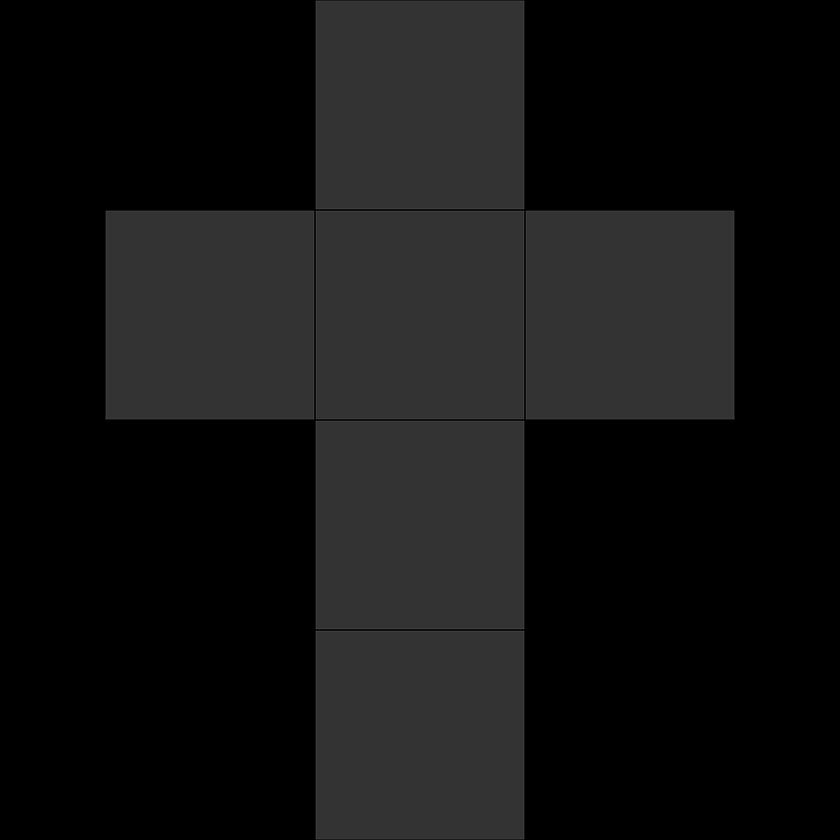
#> input picture Cube_UV_condensed.png, 840 x 840 px, shrunk from 1024 x 1024 before the run
$ python uv_detect_and_fill.py
#> lines starting #> are read from the running program, lines starting #| are printed output that depends on the picture; after the words box and inside, x2 and y2 are one past the last pixel; in counts of white or black regions, pixels touching at a corner belong together
# Take a UV map png as input. Detect the corners of the UV map segment areas.
# Since working with cube currently, want to find dimensions of one cube surface.
# Also want to find locations of each of 6 cube surfaces.
# Finally, take face_texture images and apply them to each of the 6 respective cube surfaces on the UV map. (This creates a texture file for the cube.)

# Reference documentation: https://docs.opencv.org/3.4/db/d27/tutorial_py_table_of_contents_feature2d.html

import cv2 as cv
import numpy as np
from matplotlib import pyplot as plt

input_uv = 'Cube_UV_condensed.png'
uv_original = cv.imread(input_uv)
#> uv_original is the input picture: shape (840, 840, 3); min 0, max 77, mean 19
uv_harris = cv.imread(input_uv)
uv_pyshitomasi = cv.imread(input_uv)
uv_corner_checker = cv.imread(input_uv)

# Create gayscale version of image.
gray = cv.cvtColor(uv_original, cv.COLOR_BGR2GRAY)
gray = np.float32(gray)
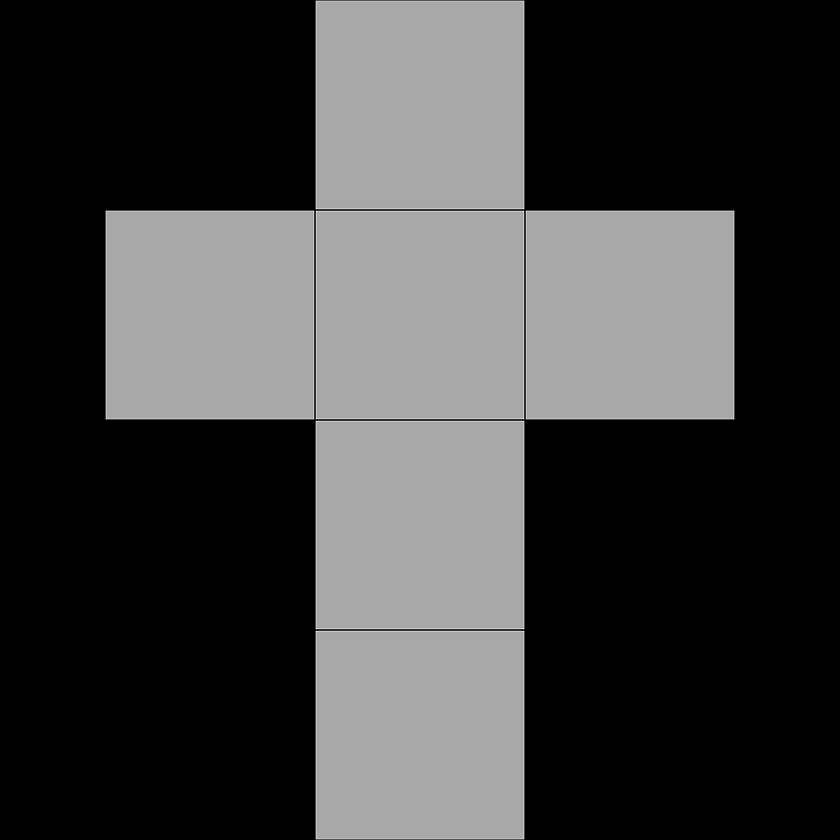
#> gray: shape (840, 840) float32; min 0, max 77, mean 19; drawn with min black and max white

# Harris
dst = cv.cornerHarris(gray, 2, 3, 0.04)
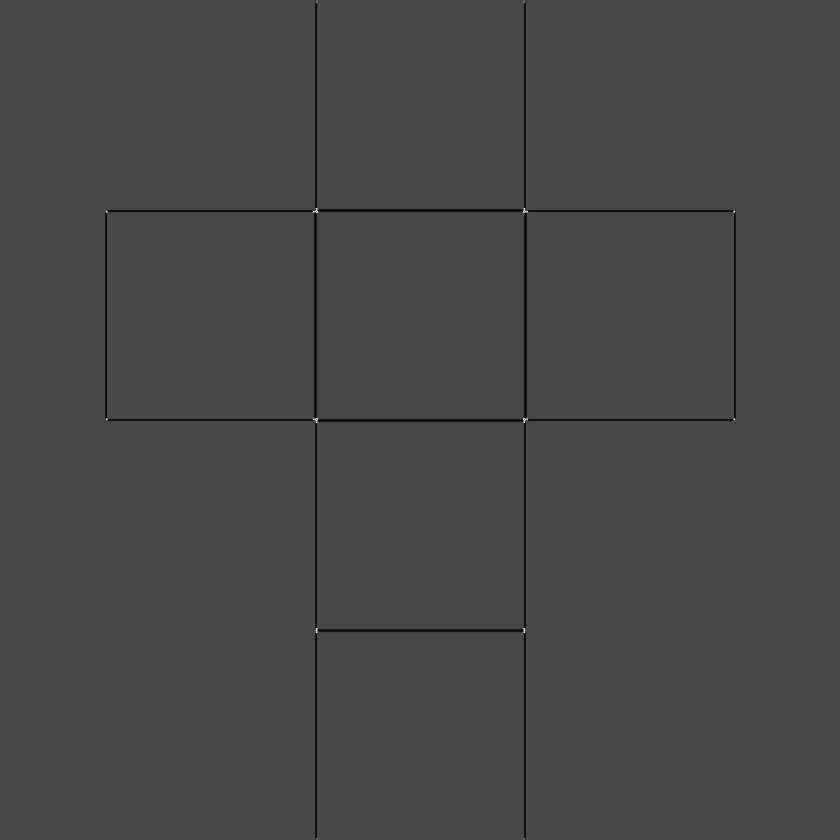
#> dst: shape (840, 840) float32; min -204538.6, max 521070, mean -1822; drawn with min black and max white
#dst = cv.dilate(dst, None)
uv_harris[dst>0.01*dst.max()] = [0,0,255] #makes corner points red
#> uv_harris: shape (840, 840, 3); 0.02% of pixels changed, all inside (x1, y1, x2, y2) = (105, 0, 736, 840)

# Py Shi Tomasi
corners = cv.goodFeaturesToTrack(gray, 18, 0.01, 10) # 18 is number of corners to track
#> corners = 14 rows, first 8: [524, 210], [315, 210], [524, 419], [315, 419], [733, 418], [106, 418], [733, 211], [106, 211]
corners = np.int0(corners) # don't forget this line. Research this line further.

for i in corners:
    x,y = i.ravel()
    cv.circle(uv_pyshitomasi,(x,y),3,255,-1)
#> this loop made 14 passes
#> (x, y) on passes 1 to 12: (524, 210), (315, 210), (524, 419), (315, 419), (733, 418), (106, 418), (733, 211), (106, 211), (523, 631), (316, 631), (522, 837), (317, 837)
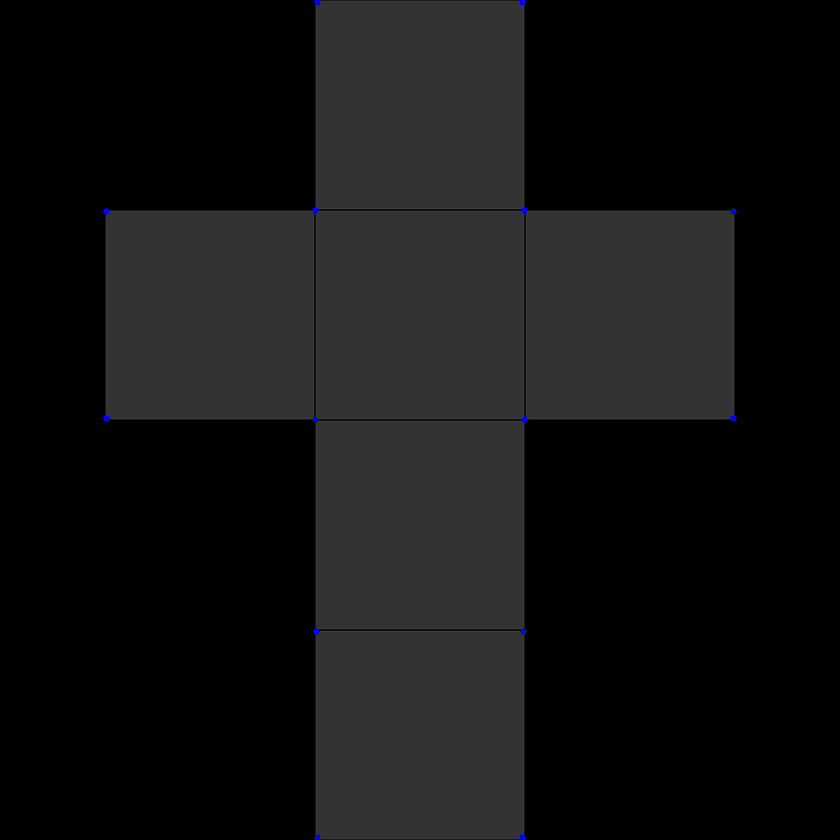
#> uv_pyshitomasi: shape (840, 840, 3); 0.06% of pixels changed, all inside (x1, y1, x2, y2) = (103, 0, 737, 840)

# TODO: Lazy algorithm to get distance between two corner points. Assume all UV faces have same dimensions.
# Distance between two points = dimension for UV face.
# use Euclidean distance. (This works because perfect square. May not work for more complex shapes?)
# FIRST! Identify which two points are closest. Sort the array of corners in asscending x order.
# I am lazy and notice that I don't need to do the above yet, as points are sorted into neat pairs.
# Lazy should definitely be my search key word for fixing sloppy code.
column_index = 1
corners_list = corners.tolist() #list of lists. NOTE this goes 3 layers deep, with extraneous layer around coordinate pair.
#> corners_list = [[[524, 210]], [[315, 210]], [[524, 419]], [[315, 419]], [[733, 418]], [[106, 418]], [[733, 211]], [[106, 211]], [[523, 631]], [[316, 631]], [[522, 837]], [[317, 837]], [[522, 2]], [[317, 2]]]
corners_sorted = sorted(corners_list)
#> corners_sorted = [[[106, 211]], [[106, 418]], [[315, 210]], [[315, 419]], [[316, 631]], [[317, 2]], [[317, 837]], [[522, 2]], [[522, 837]], [[523, 631]], [[524, 210]], [[524, 419]], [[733, 211]], [[733, 418]]]

# Clean up corner points data. Artifacts left in from corner detection algorithm will not always correctly place two corners with the same x (or y) value correctly and may be off by one.
#Noted issue: With Py Shi Tomasi detection, do not get the same exact row or column when it should line up.
# ex.  256 & 257
# Iterate through sorted corners list. When two points are off by 1 ONLY, set higher value to lower. ex 257 -> 256. Perform for both x and y.
# Comparing corners_sorted[0] to corners_sorted[1], etc.
# Decreasing corners_sorted[1] by 1 if needed.
for count, i in enumerate(corners_sorted[:-1], start=1): # i is higher value. List sliced to be one less than length.
    print("pair")
    print(i[0][0])
    print(corners_sorted[count][0][0])
    if i[0][0] + 1 == corners_sorted[count][0][0]:
        corners_sorted[count][0][0] = corners_sorted[count][0][0] - 1
#> this loop made 13 passes
#> (printed output is left out)
#> after the loop, corners_sorted = [[[106, 211]], [[106, 418]], [[315, 210]], [[315, 419]], [[315, 631]], [[317, 2]], [[317, 837]], [[522, 2]], [[522, 837]], [[522, 631]], [[524, 210]], [[524, 419]], [[733, 211]], [[733, 418]]]

print("list type: ")
print(corners_list[2][0][1])
#| 419


dist = np.linalg.norm(corners[0] - corners[1]) # distance between first and second point
#> dist = 209
#TODO: distance between points must return integer. This all could likely be a function.
# EXERCISE FOR FUN: Find distance between all points. Sort distances in asscending order.


# DISPLAY!
cv.imshow('Original UV', uv_original)
# Harris
#cv.imshow('Harris', uv_harris)
#cv.imshow('Harris Corners', dst)
# Py Shi Tomasi
# cv.imshow('Py Shi Tomasi', corners) # Note: this doesn't work - can't show as image directly as output as array. Need to plot array.
cv.imshow('Py Shi Tomasi UV', uv_pyshitomasi)
plt.imshow(uv_pyshitomasi)

print(corners)
#| [[[524 210]]
#|  [[315 210]]
#|  [[524 419]]
#|  [[315 419]]
#|  [[733 418]]
#|  [[106 418]]
#|  [[733 211]]
#|  [[106 211]]
#|  [[523 631]]
#|  [[316 631]]
#|  [[522 837]]
#|  [[317 837]]
#> (further printed lines are left out)
# [4 lines of commented-out code are left out]

print("dst:   ", dst.max())
#| dst:    521069.97

if cv.waitKey(0) & 0xff == 27:
#> (key Esc is pressed here)
    cv.destroyAllWindows()

# TODO: Handle cases where corner dectection is off by 2 pixels.
# TODO: Handle y coordinate sorting and corner artifact smoothing.

$ run again, with 3-0-pp.png copied over Cube_UV_condensed.png
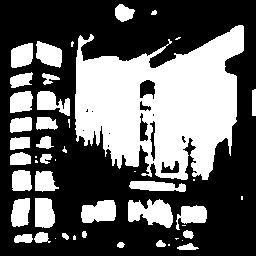
#> input picture 3-0-pp.png, 256 x 256 px
#> uv_original is the input picture: shape (256, 256, 3); 38.7% white; 48 white regions (16 under 20 px), largest, box (x1, y1, x2, y2) and area: (75, 25, 244, 180) 16705, (128, 199, 173, 228) 882, (81, 200, 116, 223) 639
#> `uv_harris[dst>0.01*dst.max()] = [0,0,255]`:
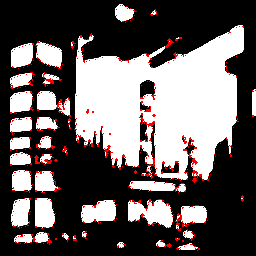
#> uv_harris: shape (256, 256, 3); 3.3% of pixels changed, all inside (x1, y1, x2, y2) = (10, 5, 256, 251)
#> corners = 18 rows, first 8: [169, 245], [194, 180], [36, 161], [74, 239], [141, 174], [119, 168], [36, 145], [77, 141]
#> the loop `for i in corners:` made 18 passes
#> after the loop `for i in corners:`:
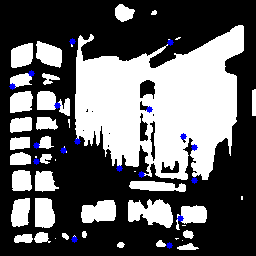
#> uv_pyshitomasi: shape (256, 256, 3); 0.8% of pixels changed, all inside (x1, y1, x2, y2) = (9, 38, 198, 249)
#> corners_list = [[[169, 245]], [[194, 180]], [[36, 161]], [[74, 239]], [[141, 174]], [[119, 168]], [[36, 145]], [[77, 141]], [[57, 105]], [[72, 41]], [[194, 147]], [[149, 109]], [[63, 150]], [[183, 136]], [[31, 73]], [[170, 42]], [[12, 86]], [[180, 218]]]
#> `corners_sorted = sorted(corners_list)`: corners_sorted = [[[12, 86]], [[31, 73]], [[36, 145]], [[36, 161]], [[57, 105]], [[63, 150]], [[72, 41]], [[74, 239]], [[77, 141]], [[119, 168]], [[141, 174]], [[149, 109]], [[169, 245]], [[170, 42]], [[180, 218]], [[183, 136]], [[194, 147]], [[194, 180]]]
#> the loop `for count, i in enumerate(corners_sorted[:-1], start=1):` made 17 passes
#> (printed output is left out)
#> after the loop `for count, i in enumerate(corners_sorted[:-1], start=1):`: corners_sorted = [[[12, 86]], [[31, 73]], [[36, 145]], [[36, 161]], [[57, 105]], [[63, 150]], [[72, 41]], [[74, 239]], [[77, 141]], [[119, 168]], [[141, 174]], [[149, 109]], [[169, 245]], [[169, 42]], [[180, 218]], [[183, 136]], [[194, 147]], [[194, 180]]]
#| 161
#> dist = 69.64
#> (printed output is left out)
#| dst:    1123789700.0

$ run again, with 3-0-ppdb.png copied over Cube_UV_condensed.png
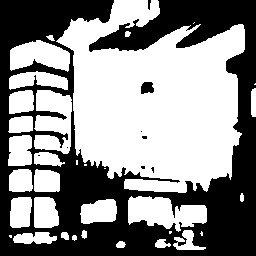
#> input picture 3-0-ppdb.png, 256 x 256 px
#> uv_original is the input picture: shape (256, 256, 3); 55.4% white; 9 black regions (6 under 20 px), largest, box (x1, y1, x2, y2) and area: (0, 0, 256, 256) 29056, (141, 82, 154, 94) 127, (148, 0, 151, 10) 22
#> `uv_harris[dst>0.01*dst.max()] = [0,0,255]`:
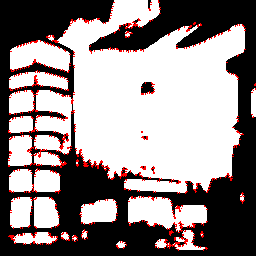
#> uv_harris: shape (256, 256, 3); 3.65% of pixels changed, all inside (x1, y1, x2, y2) = (8, 0, 256, 251)
#> corners = 18 rows, first 8: [10, 236], [170, 232], [144, 167], [146, 137], [66, 117], [66, 134], [84, 164], [177, 206]
#> the loop `for i in corners:` made 18 passes
#> after the loop `for i in corners:`:
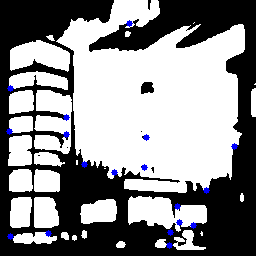
#> uv_pyshitomasi: shape (256, 256, 3); 0.8% of pixels changed, all inside (x1, y1, x2, y2) = (6, 20, 238, 249)
#> corners_list = [[[10, 236]], [[170, 232]], [[144, 167]], [[146, 137]], [[66, 117]], [[66, 134]], [[84, 164]], [[177, 206]], [[114, 172]], [[129, 23]], [[193, 225]], [[169, 245]], [[179, 222]], [[48, 233]], [[206, 190]], [[234, 146]], [[9, 131]], [[10, 88]]]
#> `corners_sorted = sorted(corners_list)`: corners_sorted = [[[9, 131]], [[10, 88]], [[10, 236]], [[48, 233]], [[66, 117]], [[66, 134]], [[84, 164]], [[114, 172]], [[129, 23]], [[144, 167]], [[146, 137]], [[169, 245]], [[170, 232]], [[177, 206]], [[179, 222]], [[193, 225]], [[206, 190]], [[234, 146]]]
#> the loop `for count, i in enumerate(corners_sorted[:-1], start=1):` made 17 passes
#> (printed output is left out)
#> after the loop `for count, i in enumerate(corners_sorted[:-1], start=1):`: corners_sorted = [[[9, 131]], [[9, 88]], [[9, 236]], [[48, 233]], [[66, 117]], [[66, 134]], [[84, 164]], [[114, 172]], [[129, 23]], [[144, 167]], [[146, 137]], [[169, 245]], [[169, 232]], [[177, 206]], [[179, 222]], [[193, 225]], [[206, 190]], [[234, 146]]]
#| 167
#> dist = 160
#> (printed output is left out)
#| dst:    815259650.0
